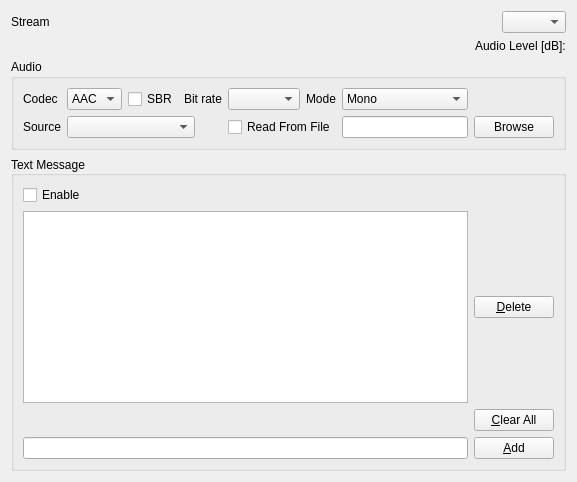
      <widget class="QWidget" name="Audio" >
       <attribute name="title" >
        <string>Audio</string>
       </attribute>
       <layout class="QGridLayout" name="gridLayout_5" >
        <item row="0" column="0" >
         <layout class="QHBoxLayout" name="horizontalLayout_10" >
          <item>
           <widget class="QLabel" name="TextLabel10" >
            <property name="sizePolicy" >
             <sizepolicy vsizetype="Fixed" hsizetype="Preferred" >
              <horstretch>0</horstretch>
              <verstretch>0</verstretch>
             </sizepolicy>
            </property>
            <property name="text" >
             <string>Stream</string>
            </property>
            <property name="wordWrap" >
             <bool>false</bool>
            </property>
           </widget>
          </item>
          <item>
           <widget class="QComboBox" name="ComboBoxAudioStreamNo" >
            <property name="maximumSize" >
             <size>
              <width>64</width>
              <height>32767</height>
             </size>
            </property>
           </widget>
          </item>
         </layout>
        </item>
        <item row="1" column="0" >
         <layout class="QHBoxLayout" name="horizontalLayout_9" >
          <item>
           <widget class="QwtThermo" native="1" name="ProgrInputLevel" >
            <property name="sizePolicy" >
             <sizepolicy vsizetype="Minimum" hsizetype="Expanding" >
              <horstretch>0</horstretch>
              <verstretch>0</verstretch>
             </sizepolicy>
            </property>
            <property name="whatsThis" >
             <string>&lt;b>Input Level:&lt;/b> The input level meter shows the relative input signal peak level in dB. If the level is too high, the meter turns from green to red.</string>
            </property>
           </widget>
          </item>
          <item>
           <widget class="QLabel" name="TextLabelAudioLevel" >
            <property name="text" >
             <string>Audio Level [dB]:</string>
            </property>
            <property name="alignment" >
             <set>Qt::AlignLeading|Qt::AlignLeft|Qt::AlignTop</set>
            </property>
            <property name="wordWrap" >
             <bool>false</bool>
            </property>
           </widget>
          </item>
         </layout>
        </item>
        <item row="2" column="0" >
         <widget class="QGroupBox" name="GroupBoxAudioConfig" >
          <property name="sizePolicy" >
           <sizepolicy vsizetype="Fixed" hsizetype="Preferred" >
            <horstretch>0</horstretch>
            <verstretch>0</verstretch>
           </sizepolicy>
          </property>
          <property name="title" >
           <string>Audio</string>
          </property>
          <layout class="QGridLayout" name="gridLayout_3" >
           <item row="0" column="0" >
            <widget class="QLabel" name="TextLabelCodec" >
             <property name="text" >
              <string>Codec</string>
             </property>
             <property name="wordWrap" >
              <bool>false</bool>
             </property>
            </widget>
           </item>
           <item row="0" column="1" >
            <widget class="QComboBox" name="ComboBoxCodec" >
             <item>
              <property name="text" >
               <string>AAC</string>
              </property>
             </item>
            </widget>
           </item>
           <item row="0" column="2" >
            <widget class="QCheckBox" name="CheckBoxSBR" >
             <property name="text" >
              <string>SBR</string>
             </property>
            </widget>
           </item>
           <item row="0" column="3" >
            <widget class="QLabel" name="TextLabelAudioBitrate" >
             <property name="text" >
              <string>Bit rate</string>
             </property>
             <property name="wordWrap" >
              <bool>false</bool>
             </property>
            </widget>
           </item>
           <item row="0" column="4" >
            <widget class="QComboBox" name="ComboBoxAudioBitrate" />
           </item>
           <item row="0" column="5" >
            <widget class="QLabel" name="TextLabel2" >
             <property name="text" >
              <string>Mode</string>
             </property>
             <property name="wordWrap" >
              <bool>false</bool>
             </property>
            </widget>
           </item>
           <item row="0" column="6" >
            <widget class="QComboBox" name="ComboBoxAudioMode" >
             <property name="maximumSize" >
              <size>
               <width>126</width>
               <height>32767</height>
              </size>
             </property>
             <property name="toolTip" >
              <string>Mono/Stereo</string>
             </property>
             <item>
              <property name="text" >
               <string>Mono</string>
              </property>
             </item>
             <item>
              <property name="text" >
               <string>LC Stereo</string>
              </property>
             </item>
             <item>
              <property name="text" >
               <string>Parametric Stereo</string>
              </property>
             </item>
            </widget>
           </item>
           <item row="1" column="0" >
            <widget class="QLabel" name="TextLabelAudioSource" >
             <property name="text" >
              <string>Source</string>
             </property>
             <property name="wordWrap" >
              <bool>false</bool>
             </property>
            </widget>
           </item>
           <item row="1" column="1" colspan="3" >
            <widget class="QComboBox" name="ComboBoxAudioSource" >
             <property name="maximumSize" >
              <size>
               <width>128</width>
               <height>32767</height>
              </size>
             </property>
            </widget>
           </item>
           <item row="1" column="4" colspan="2" >
            <widget class="QCheckBox" name="CheckBoxAudioSourceIsFile" >
             <property name="text" >
              <string>Read From File</string>
             </property>
            </widget>
           </item>
           <item row="1" column="6" >
            <widget class="QLineEdit" name="LineEditAudioSourceFile" >
             <property name="maximumSize" >
              <size>
               <width>128</width>
               <height>32767</height>
              </size>
             </property>
            </widget>
           </item>
           <item row="1" column="7" >
            <widget class="QPushButton" name="PushButtonAudioSourceFileBrowse" >
             <property name="text" >
              <string>Browse</string>
             </property>
            </widget>
           </item>
          </layout>
         </widget>
        </item>
        <item row="3" column="0" >
         <widget class="QGroupBox" name="GroupBoxTextMessage" >
          <property name="sizePolicy" >
           <sizepolicy vsizetype="Expanding" hsizetype="Preferred" >
            <horstretch>0</horstretch>
            <verstretch>0</verstretch>
           </sizepolicy>
          </property>
          <property name="title" >
           <string>Text Message</string>
          </property>
          <property name="alignment" >
           <set>Qt::AlignLeading|Qt::AlignLeft|Qt::AlignVCenter</set>
          </property>
          <layout class="QGridLayout" name="gridLayout" >
           <item row="0" column="0" colspan="2" >
            <widget class="QCheckBox" name="CheckBoxEnableTextMessage" >
             <property name="enabled" >
              <bool>true</bool>
             </property>
             <property name="sizePolicy" >
              <sizepolicy vsizetype="Fixed" hsizetype="MinimumExpanding" >
               <horstretch>0</horstretch>
               <verstretch>0</verstretch>
              </sizepolicy>
             </property>
             <property name="text" >
              <string>Enable</string>
             </property>
             <property name="checked" >
              <bool>false</bool>
             </property>
            </widget>
           </item>
           <item row="1" column="1" >
            <widget class="QPushButton" name="PushButtonDeleteText" >
             <property name="text" >
              <string>&amp;Delete</string>
             </property>
            </widget>
           </item>
           <item row="2" column="1" >
            <widget class="QPushButton" name="PushButtonClearAllText" >
             <property name="text" >
              <string>&amp;Clear All</string>
             </property>
            </widget>
           </item>
           <item row="3" column="0" >
            <widget class="QLineEdit" name="LineEditTextMessage" />
           </item>
           <item row="3" column="1" >
            <widget class="QPushButton" name="PushButtonAddText" >
             <property name="text" >
              <string>&amp;Add</string>
             </property>
            </widget>
           </item>
           <item row="1" column="0" >
            <widget class="QTreeView" name="treeViewTextMessages" >
             <property name="rootIsDecorated" >
              <bool>false</bool>
             </property>
             <property name="allColumnsShowFocus" >
              <bool>true</bool>
             </property>
            </widget>
           </item>
          </layout>
         </widget>
        </item>
       </layout>
      </widget>
